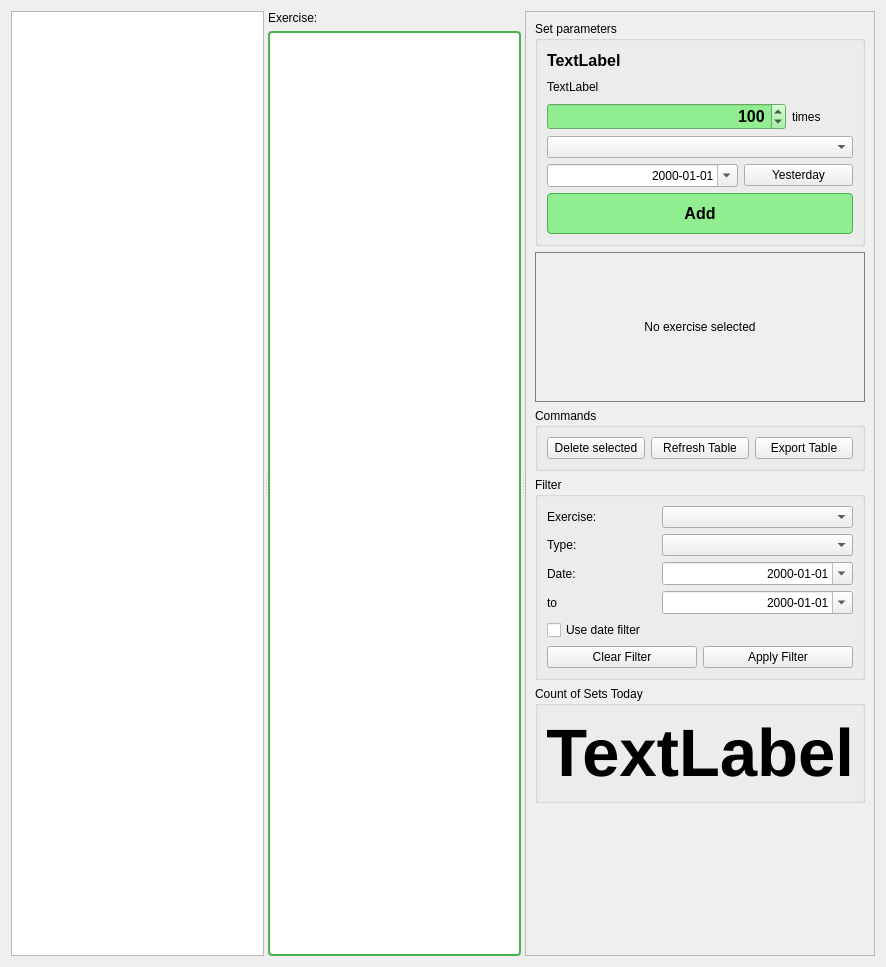
            <widget class="QWidget" name="tab">
              <attribute name="title">
                <string>Sets</string>
              </attribute>
              <layout class="QHBoxLayout" name="horizontalLayout_main">
                <item>
                  <widget class="QSplitter" name="splitter">
                    <property name="orientation">
                      <enum>Qt::Horizontal</enum>
                    </property>
                    <property name="childrenCollapsible">
                      <bool>false</bool>
                    </property>
                    <widget class="QTableView" name="tableView_process" />
                    <widget class="QWidget" name="widget_middle">
                      <layout class="QVBoxLayout" name="verticalLayout">
                        <item>
                          <widget class="QLabel" name="label_7">
                            <property name="text">
                              <string>Exercise:</string>
                            </property>
                          </widget>
                        </item>
                        <item>
                          <widget class="QListView" name="listView_exercises">
                            <property name="maximumSize">
                              <size>
                                <width>16777215</width>
                                <height>16777215</height>
                              </size>
                            </property>
                            <property name="styleSheet">
                              <string notr="true">QListView {
                                border: 2px solid #4CAF50;
                                border-radius: 4px;
                                background-color: white;
                                }
                                QListView::item {
                                padding: 4px;
                                border-bottom: 1px solid #e0e0e0;
                                }
                                QListView::item:selected {
                                background-color: #e8f5e8;
                                color: black;
                                }
                                QListView::item:hover {
                                background-color: #f0f8f0;
                                }</string>
                            </property>
                          </widget>
                        </item>
                      </layout>
                    </widget>
                    <widget class="QFrame" name="frame">
                      <property name="minimumSize">
                        <size>
                          <width>350</width>
                          <height>0</height>
                        </size>
                      </property>
                      <property name="maximumSize">
                        <size>
                          <width>16777215</width>
                          <height>16777215</height>
                        </size>
                      </property>
                      <property name="frameShape">
                        <enum>QFrame::StyledPanel</enum>
                      </property>
                      <property name="frameShadow">
                        <enum>QFrame::Raised</enum>
                      </property>
                      <layout class="QVBoxLayout" name="verticalLayout_3">
                        <item>
                          <widget class="QGroupBox" name="groupBox">
                            <property name="minimumSize">
                              <size>
                                <width>0</width>
                                <height>225</height>
                              </size>
                            </property>
                            <property name="title">
                              <string>Set parameters</string>
                            </property>
                            <layout class="QVBoxLayout" name="verticalLayout_5">
                              <item>
                                <widget class="QLabel" name="label_exercise">
                                  <property name="font">
                                    <font>
                                      <pointsize>12</pointsize>
                                      <weight>75</weight>
                                      <bold>true</bold>
                                    </font>
                                  </property>
                                  <property name="text">
                                    <string>TextLabel</string>
                                  </property>
                                </widget>
                              </item>
                              <item>
                                <widget class="QLabel" name="label_last_date_count_today">
                                  <property name="text">
                                    <string>TextLabel</string>
                                  </property>
                                </widget>
                              </item>
                              <item>
                                <layout class="QHBoxLayout" name="horizontalLayout_14">
                                  <item>
                                    <widget class="QSpinBox" name="spinBox_count">
                                      <property name="font">
                                        <font>
                                          <pointsize>12</pointsize>
                                          <weight>75</weight>
                                          <bold>true</bold>
                                        </font>
                                      </property>
                                      <property name="styleSheet">
                                        <string notr="true">QSpinBox {
                                          background-color: lightgreen;
                                          }</string>
                                      </property>
                                      <property name="alignment">
                                        <set>Qt::AlignRight|Qt::AlignTrailing|Qt::AlignVCenter</set>
                                      </property>
                                      <property name="maximum">
                                        <number>1000000</number>
                                      </property>
                                      <property name="value">
                                        <number>100</number>
                                      </property>
                                    </widget>
                                  </item>
                                  <item>
                                    <widget class="QLabel" name="label_unit">
                                      <property name="maximumSize">
                                        <size>
                                          <width>61</width>
                                          <height>16777215</height>
                                        </size>
                                      </property>
                                      <property name="text">
                                        <string>times</string>
                                      </property>
                                    </widget>
                                  </item>
                                </layout>
                              </item>
                              <item>
                                <widget class="QComboBox" name="comboBox_type" />
                              </item>
                              <item>
                                <layout class="QHBoxLayout" name="horizontalLayout_13">
                                  <item>
                                    <widget class="QDateEdit" name="dateEdit">
                                      <property name="minimumSize">
                                        <size>
                                          <width>191</width>
                                          <height>0</height>
                                        </size>
                                      </property>
                                      <property name="alignment">
                                        <set>Qt::AlignRight|Qt::AlignTrailing|Qt::AlignVCenter</set>
                                      </property>
                                      <property name="displayFormat">
                                        <string>yyyy-MM-dd</string>
                                      </property>
                                      <property name="calendarPopup">
                                        <bool>true</bool>
                                      </property>
                                    </widget>
                                  </item>
                                  <item>
                                    <widget class="QPushButton" name="pushButton_yesterday">
                                      <property name="minimumSize">
                                        <size>
                                          <width>61</width>
                                          <height>0</height>
                                        </size>
                                      </property>
                                      <property name="text">
                                        <string>Yesterday</string>
                                      </property>
                                    </widget>
                                  </item>
                                </layout>
                              </item>
                              <item>
                                <widget class="QPushButton" name="pushButton_add">
                                  <property name="minimumSize">
                                    <size>
                                      <width>0</width>
                                      <height>41</height>
                                    </size>
                                  </property>
                                  <property name="font">
                                    <font>
                                      <pointsize>12</pointsize>
                                      <weight>75</weight>
                                      <bold>true</bold>
                                    </font>
                                  </property>
                                  <property name="styleSheet">
                                    <string notr="true">QPushButton {
                                      background-color: lightgreen;
                                      border: 1px solid #4CAF50;
                                      border-radius: 4px;
                                      }
                                      QPushButton:hover {
                                      background-color: #90EE90;
                                      }
                                      QPushButton:pressed {
                                      background-color: #7FDD7F;
                                      }</string>
                                  </property>
                                  <property name="text">
                                    <string>Add</string>
                                  </property>
                                </widget>
                              </item>
                            </layout>
                          </widget>
                        </item>
                        <item>
                          <widget class="QLabel" name="label_exercise_avif">
                            <property name="minimumSize">
                              <size>
                                <width>0</width>
                                <height>150</height>
                              </size>
                            </property>
                            <property name="styleSheet">
                              <string notr="true">border: 1px solid gray;</string>
                            </property>
                            <property name="text">
                              <string>No exercise selected</string>
                            </property>
                            <property name="scaledContents">
                              <bool>false</bool>
                            </property>
                            <property name="alignment">
                              <set>Qt::AlignCenter</set>
                            </property>
                          </widget>
                        </item>
                        <item>
                          <widget class="QGroupBox" name="groupBox_5">
                            <property name="minimumSize">
                              <size>
                                <width>0</width>
                                <height>0</height>
                              </size>
                            </property>
                            <property name="title">
                              <string>Commands</string>
                            </property>
                            <layout class="QVBoxLayout" name="verticalLayout_2">
                              <item>
                                <layout class="QHBoxLayout" name="horizontalLayout_8">
                                  <item>
                                    <widget class="QPushButton" name="pushButton_delete">
                                      <property name="minimumSize">
                                        <size>
                                          <width>80</width>
                                          <height>0</height>
                                        </size>
                                      </property>
                                      <property name="text">
                                        <string>Delete selected</string>
                                      </property>
                                    </widget>
                                  </item>
                                  <item>
                                    <widget class="QPushButton" name="pushButton_refresh">
                                      <property name="minimumSize">
                                        <size>
                                          <width>80</width>
                                          <height>0</height>
                                        </size>
                                      </property>
                                      <property name="text">
                                        <string>Refresh Table</string>
                                      </property>
                                    </widget>
                                  </item>
                                  <item>
                                    <widget class="QPushButton" name="pushButton_export_csv">
                                      <property name="minimumSize">
                                        <size>
                                          <width>80</width>
                                          <height>0</height>
                                        </size>
                                      </property>
                                      <property name="text">
                                        <string>Export Table</string>
                                      </property>
                                    </widget>
                                  </item>
                                </layout>
                              </item>
                            </layout>
                          </widget>
                        </item>
                        <item>
                          <widget class="QGroupBox" name="groupBox_filter">
                            <property name="minimumSize">
                              <size>
                                <width>0</width>
                                <height>201</height>
                              </size>
                            </property>
                            <property name="title">
                              <string>Filter</string>
                            </property>
                            <layout class="QVBoxLayout" name="verticalLayout_4">
                              <item>
                                <layout class="QHBoxLayout" name="horizontalLayout_9">
                                  <item>
                                    <widget class="QLabel" name="label_filter_exercise">
                                      <property name="minimumSize">
                                        <size>
                                          <width>61</width>
                                          <height>0</height>
                                        </size>
                                      </property>
                                      <property name="text">
                                        <string>Exercise:</string>
                                      </property>
                                    </widget>
                                  </item>
                                  <item>
                                    <widget class="QComboBox" name="comboBox_filter_exercise">
                                      <property name="minimumSize">
                                        <size>
                                          <width>191</width>
                                          <height>0</height>
                                        </size>
                                      </property>
                                    </widget>
                                  </item>
                                </layout>
                              </item>
                              <item>
                                <layout class="QHBoxLayout" name="horizontalLayout_10">
                                  <item>
                                    <widget class="QLabel" name="label_filter_type">
                                      <property name="minimumSize">
                                        <size>
                                          <width>61</width>
                                          <height>0</height>
                                        </size>
                                      </property>
                                      <property name="text">
                                        <string>Type:</string>
                                      </property>
                                    </widget>
                                  </item>
                                  <item>
                                    <widget class="QComboBox" name="comboBox_filter_type">
                                      <property name="minimumSize">
                                        <size>
                                          <width>191</width>
                                          <height>0</height>
                                        </size>
                                      </property>
                                    </widget>
                                  </item>
                                </layout>
                              </item>
                              <item>
                                <layout class="QHBoxLayout" name="horizontalLayout_11">
                                  <item>
                                    <widget class="QLabel" name="label_filter_date">
                                      <property name="minimumSize">
                                        <size>
                                          <width>61</width>
                                          <height>0</height>
                                        </size>
                                      </property>
                                      <property name="text">
                                        <string>Date:</string>
                                      </property>
                                    </widget>
                                  </item>
                                  <item>
                                    <widget class="QDateEdit" name="dateEdit_filter_from">
                                      <property name="minimumSize">
                                        <size>
                                          <width>191</width>
                                          <height>0</height>
                                        </size>
                                      </property>
                                      <property name="alignment">
                                        <set>Qt::AlignRight|Qt::AlignTrailing|Qt::AlignVCenter</set>
                                      </property>
                                      <property name="displayFormat">
                                        <string>yyyy-MM-dd</string>
                                      </property>
                                      <property name="calendarPopup">
                                        <bool>true</bool>
                                      </property>
                                    </widget>
                                  </item>
                                </layout>
                              </item>
                              <item>
                                <layout class="QHBoxLayout" name="horizontalLayout_12">
                                  <item>
                                    <widget class="QLabel" name="label_filter_to">
                                      <property name="minimumSize">
                                        <size>
                                          <width>61</width>
                                          <height>0</height>
                                        </size>
                                      </property>
                                      <property name="text">
                                        <string>to</string>
                                      </property>
                                      <property name="alignment">
                                        <set>Qt::AlignLeading|Qt::AlignLeft|Qt::AlignVCenter</set>
                                      </property>
                                    </widget>
                                  </item>
                                  <item>
                                    <widget class="QDateEdit" name="dateEdit_filter_to">
                                      <property name="minimumSize">
                                        <size>
                                          <width>191</width>
                                          <height>0</height>
                                        </size>
                                      </property>
                                      <property name="alignment">
                                        <set>Qt::AlignRight|Qt::AlignTrailing|Qt::AlignVCenter</set>
                                      </property>
                                      <property name="displayFormat">
                                        <string>yyyy-MM-dd</string>
                                      </property>
                                      <property name="calendarPopup">
                                        <bool>true</bool>
                                      </property>
                                    </widget>
                                  </item>
                                </layout>
                              </item>
                              <item>
                                <widget class="QCheckBox" name="checkBox_use_date_filter">
                                  <property name="text">
                                    <string>Use date filter</string>
                                  </property>
                                </widget>
                              </item>
                              <item>
                                <layout class="QHBoxLayout" name="horizontalLayout_7">
                                  <item>
                                    <widget class="QPushButton" name="pushButton_clear_filter">
                                      <property name="text">
                                        <string>Clear Filter</string>
                                      </property>
                                    </widget>
                                  </item>
                                  <item>
                                    <widget class="QPushButton" name="pushButton_apply_filter">
                                      <property name="text">
                                        <string>Apply Filter</string>
                                      </property>
                                    </widget>
                                  </item>
                                </layout>
                              </item>
                            </layout>
                          </widget>
                        </item>
                        <item>
                          <widget class="QGroupBox" name="groupBox_9">
                            <property name="minimumSize">
                              <size>
                                <width>0</width>
                                <height>0</height>
                              </size>
                            </property>
                            <property name="title">
                              <string>Count of Sets Today</string>
                            </property>
                            <layout class="QVBoxLayout" name="verticalLayout_17">
                              <item>
                                <widget class="QLabel" name="label_count_sets_today">
                                  <property name="font">
                                    <font>
                                      <pointsize>50</pointsize>
                                      <weight>75</weight>
                                      <bold>true</bold>
                                    </font>
                                  </property>
                                  <property name="text">
                                    <string>TextLabel</string>
                                  </property>
                                  <property name="alignment">
                                    <set>Qt::AlignCenter</set>
                                  </property>
                                </widget>
                              </item>
                            </layout>
                          </widget>
                        </item>
                        <item>
                          <spacer name="verticalSpacer">
                            <property name="orientation">
                              <enum>Qt::Vertical</enum>
                            </property>
                            <property name="sizeHint" stdset="0">
                              <size>
                                <width>20</width>
                                <height>143</height>
                              </size>
                            </property>
                          </spacer>
                        </item>
                      </layout>
                    </widget>
                  </widget>
                </item>
              </layout>
            </widget>
